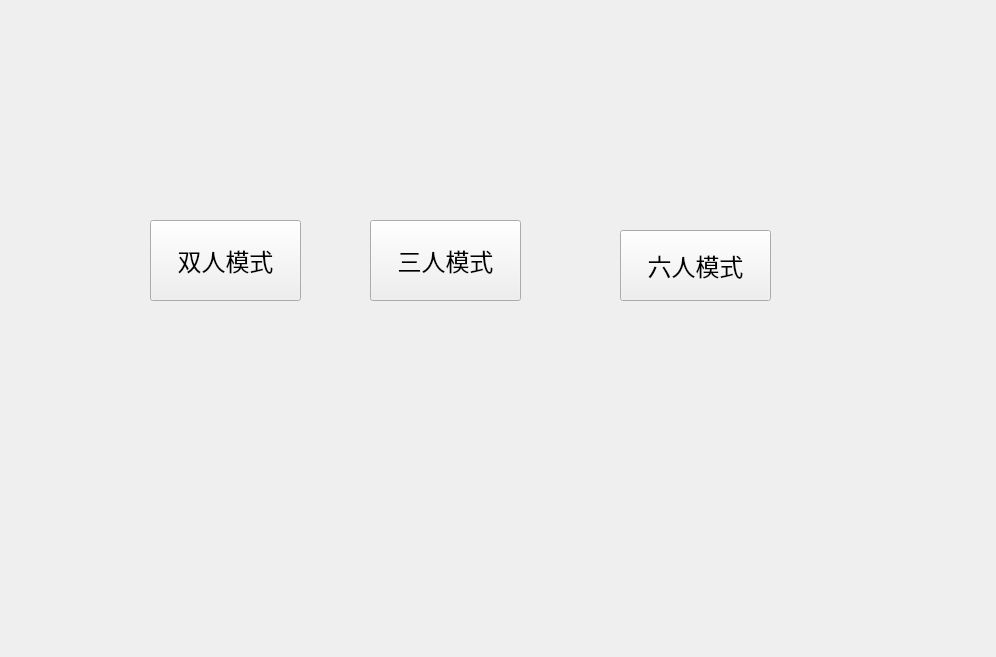
<?xml version="1.0" encoding="UTF-8"?>
<ui version="4.0">
 <class>choose</class>
 <widget class="QWidget" name="choose">
  <property name="geometry">
   <rect>
    <x>0</x>
    <y>0</y>
    <width>996</width>
    <height>657</height>
   </rect>
  </property>
  <property name="windowTitle">
   <string>Form</string>
  </property>
  <widget class="QPushButton" name="pushButton">
   <property name="geometry">
    <rect>
     <x>150</x>
     <y>220</y>
     <width>151</width>
     <height>81</height>
    </rect>
   </property>
   <property name="font">
    <font>
     <pointsize>18</pointsize>
    </font>
   </property>
   <property name="text">
    <string>双人模式</string>
   </property>
  </widget>
  <widget class="QPushButton" name="pushButton_2">
   <property name="geometry">
    <rect>
     <x>370</x>
     <y>220</y>
     <width>151</width>
     <height>81</height>
    </rect>
   </property>
   <property name="font">
    <font>
     <pointsize>18</pointsize>
    </font>
   </property>
   <property name="text">
    <string>三人模式</string>
   </property>
  </widget>
  <widget class="QPushButton" name="pushButton_3">
   <property name="geometry">
    <rect>
     <x>620</x>
     <y>230</y>
     <width>151</width>
     <height>71</height>
    </rect>
   </property>
   <property name="font">
    <font>
     <pointsize>18</pointsize>
    </font>
   </property>
   <property name="text">
    <string>六人模式</string>
   </property>
  </widget>
 </widget>
 <resources/>
 <connections/>
</ui>
